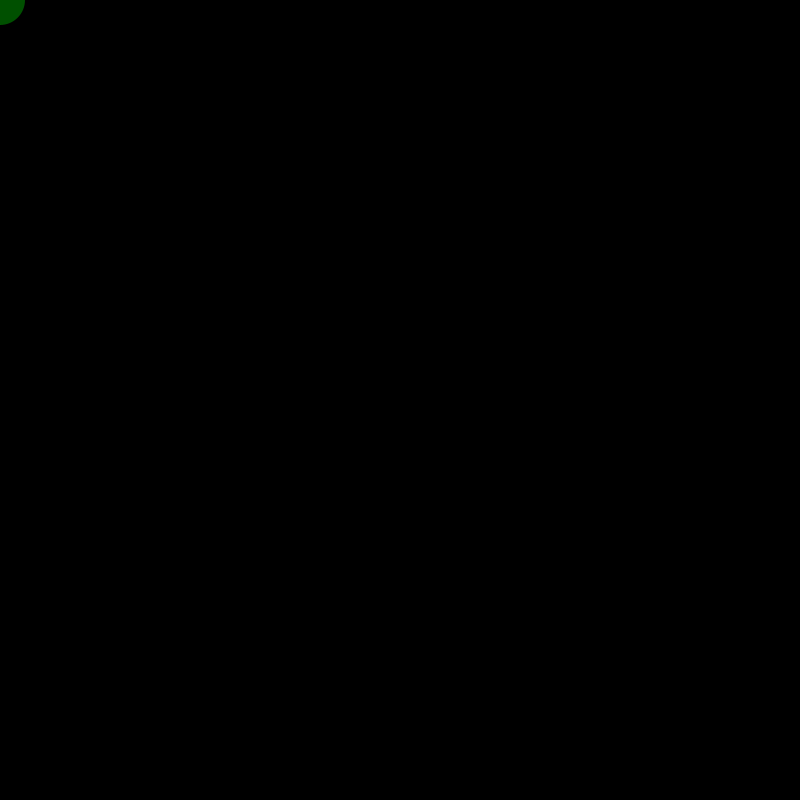
Frame 1 (no input)
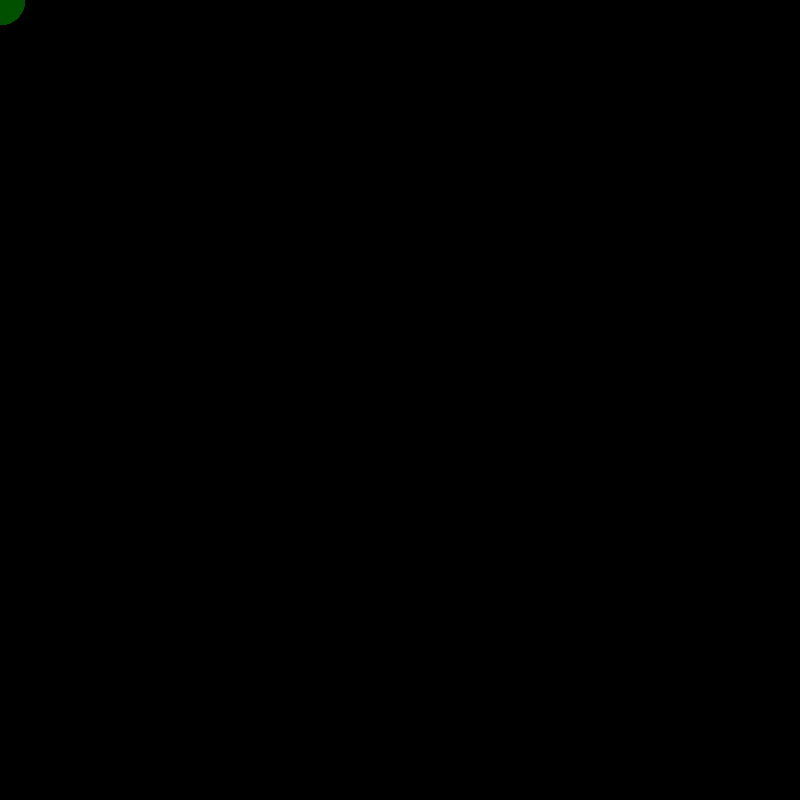
Frame 60 (the mouse pressed at the canvas centre just before this capture)
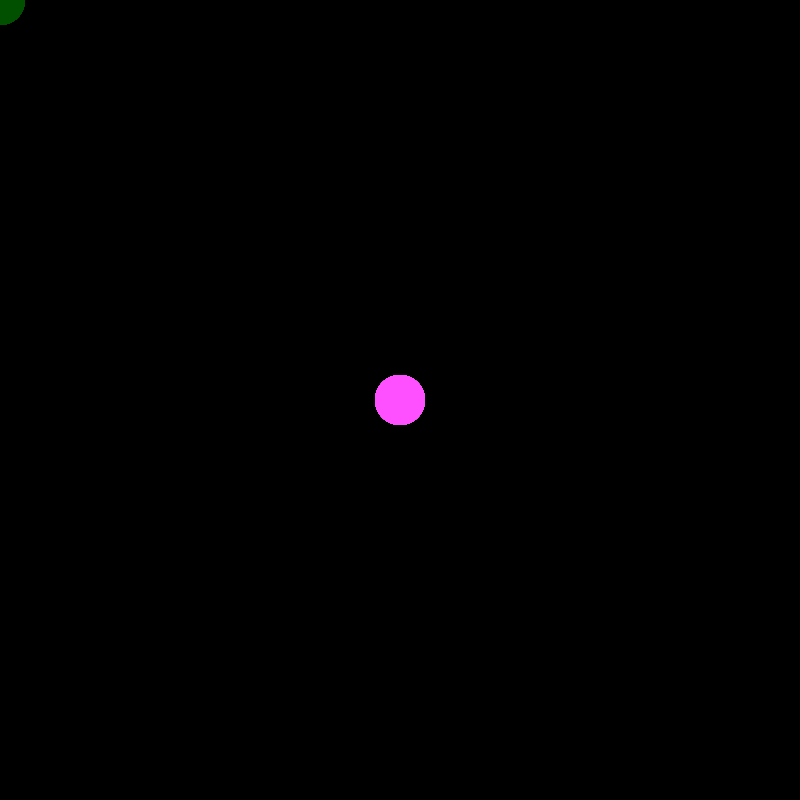
Frame 120 (the mouse held since frame 60 and released just before this capture)

The Processing sketch that drew these frames (run headless with seeded random() and noise(); from frame 60 on, the mouse is pressed at the canvas centre):

// Processing sketch: Splash_Task
// ── Splash_Task.pde
void setup(){
  size(800,800);
  background(0,0,0);
}
//circle will fill with more red as mouse moves right, and more blue as mouse moves down
void draw() {
  noStroke();
  fill(mouseX,80,mouseY);
  circle(mouseX,mouseY,50);
}
